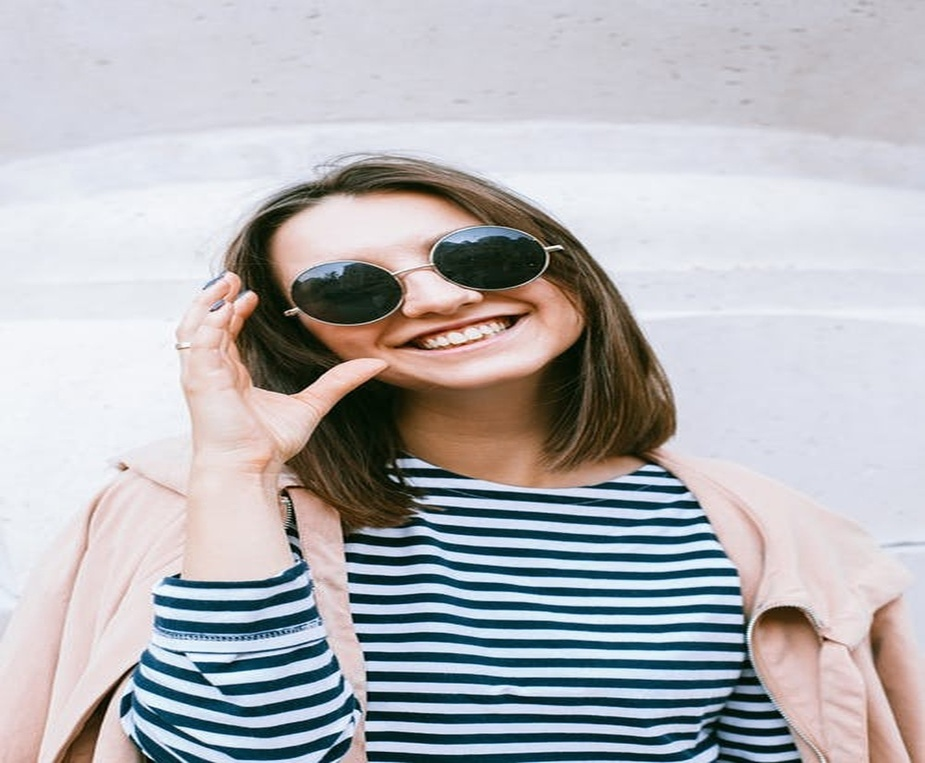
#> input picture OpenCV2/images/1.jpeg, 925 x 763 px, shrunk from 1152 x 951 before the run
$ python Histograms_Equalization.py
#> lines starting #> are read from the running program, lines starting #| are printed output that depends on the picture
"""
    Histograms Equalization :

    Histograms equalization is a method in image processing of contrast adjustment
    using the image's histograms.
"""

# import Opencv
import cv2

# import Numpy
import numpy as np

# read a image using imread
img = cv2.imread("../images/1.jpeg", 0)
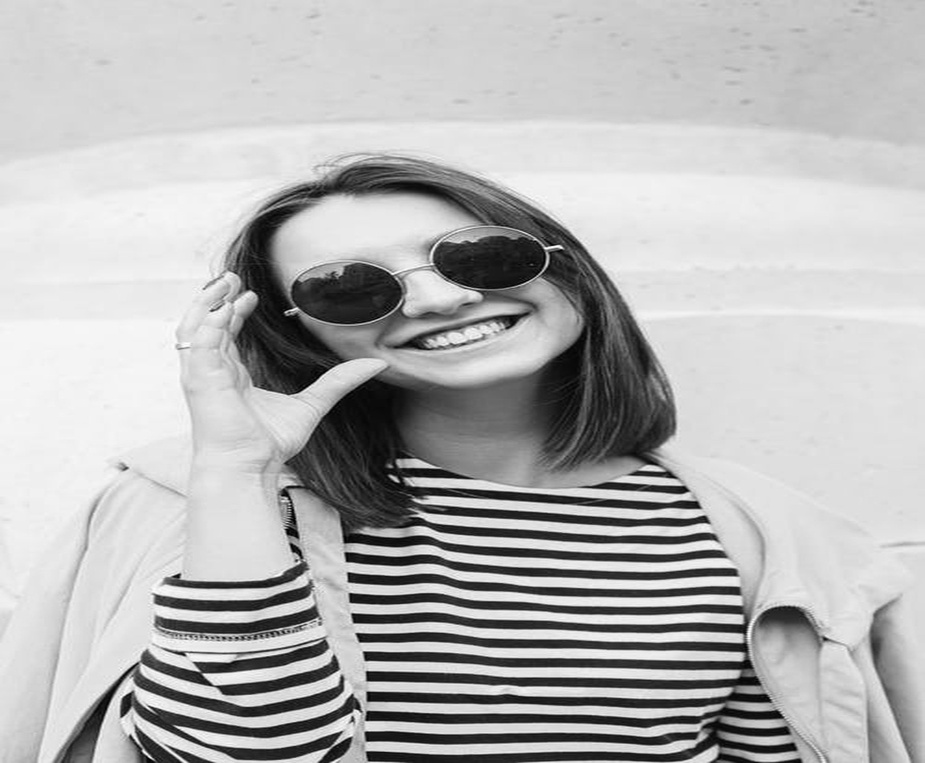
#> img: shape (763, 925); min 0, max 255, mean 180.7

# creating a Histograms Equalization
# of a image using cv2.equalizeHist()
equ = cv2.equalizeHist(img)
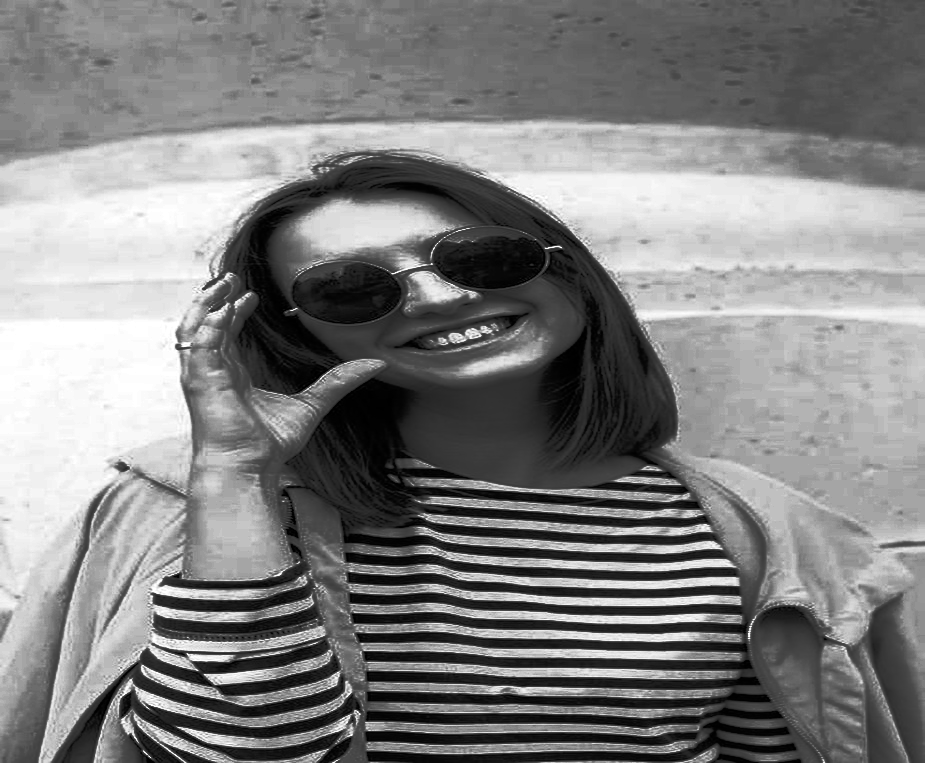
#> equ: shape (763, 925); min 0, max 255, mean 129.1

# stacking images side-by-side
res = np.hstack((img, equ))
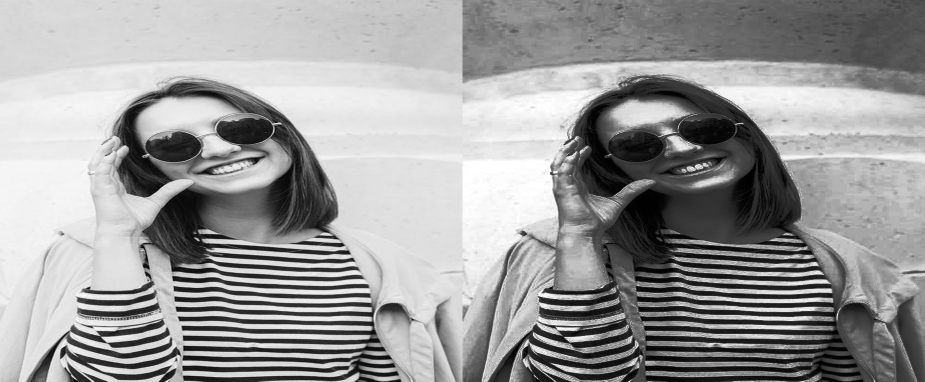
#> res: shape (763, 1850) (shown at 1/2 size); min 0, max 255, mean 154.9

# show image input vs output
cv2.imshow('image', res)

cv2.waitKey(0)
cv2.destroyAllWindows()

$ run again, with OpenCV2/images/2.jpeg copied over OpenCV2/images/1.jpeg
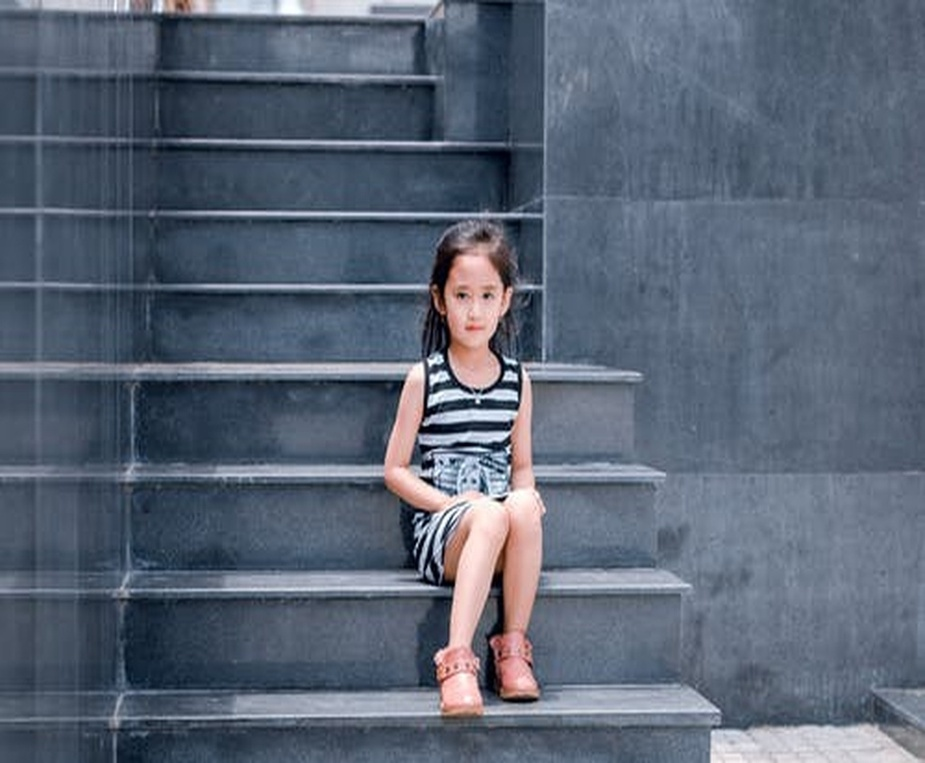
#> input picture OpenCV2/images/2.jpeg, 925 x 763 px, shrunk from 1152 x 951 before the run
#> `equ = cv2.equalizeHist(img)`:
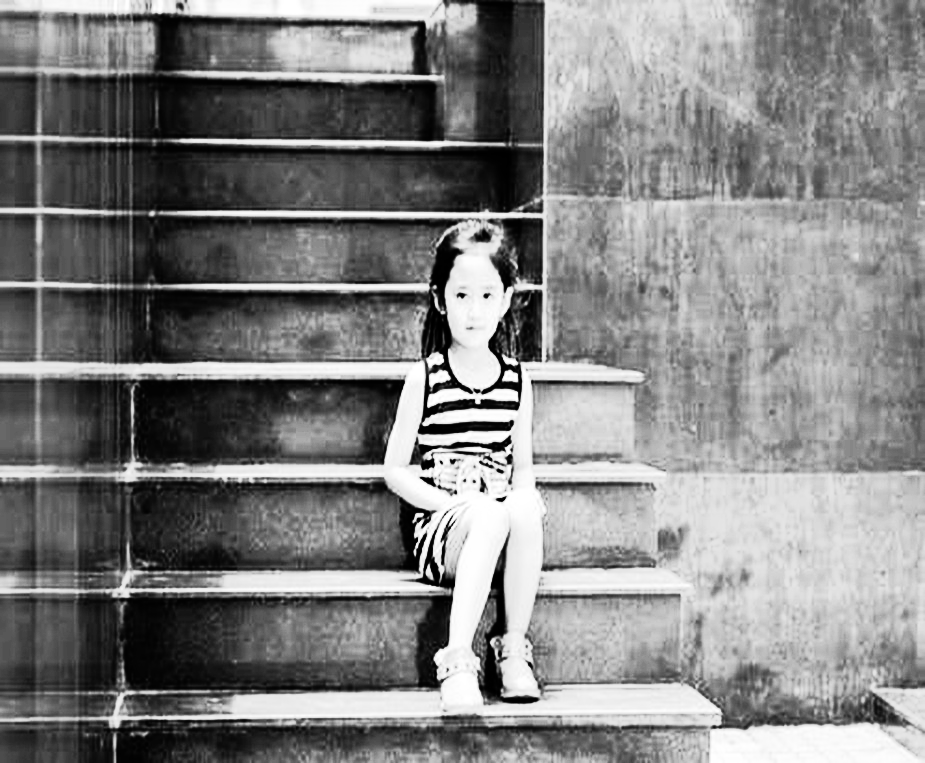
#> equ: shape (763, 925); min 0, max 255, mean 128.7
#> `res = np.hstack((img, equ))`:
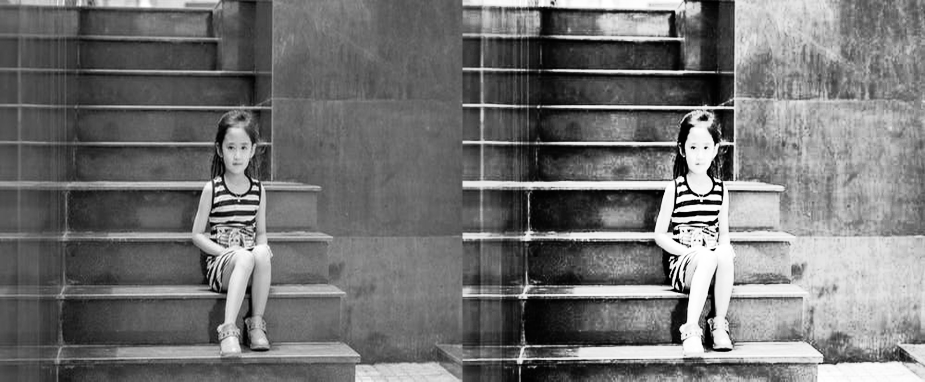
#> res: shape (763, 1850) (shown at 1/2 size); min 0, max 255, mean 113.9

$ run again, with OpenCV2/images/3.jpeg copied over OpenCV2/images/1.jpeg
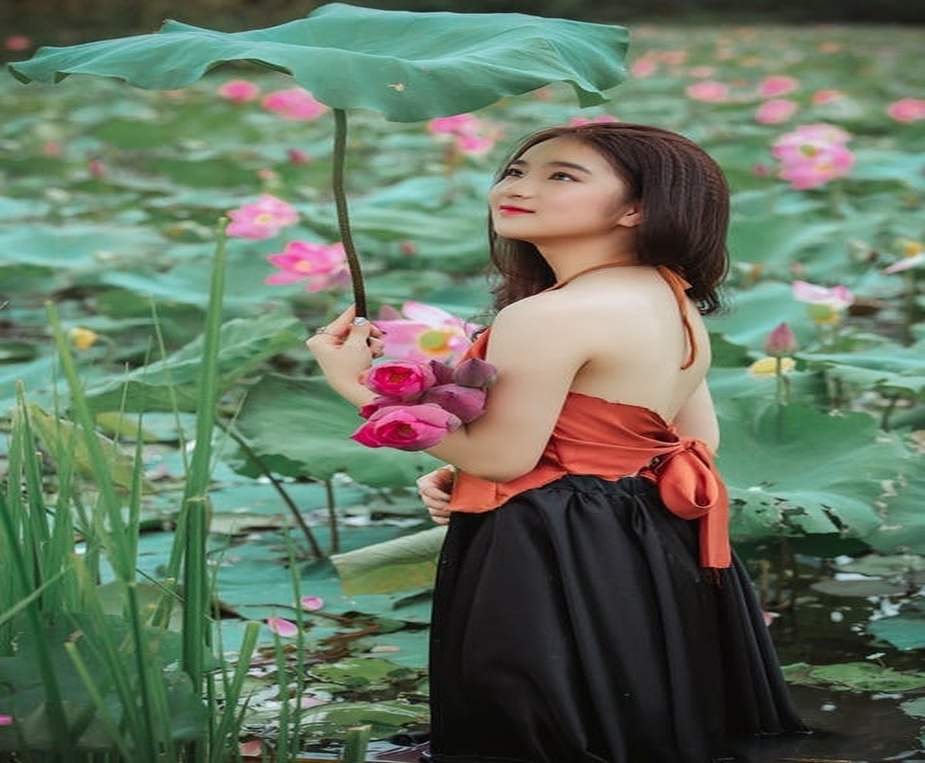
#> input picture OpenCV2/images/3.jpeg, 925 x 763 px, shrunk from 1152 x 951 before the run
#> `equ = cv2.equalizeHist(img)`:
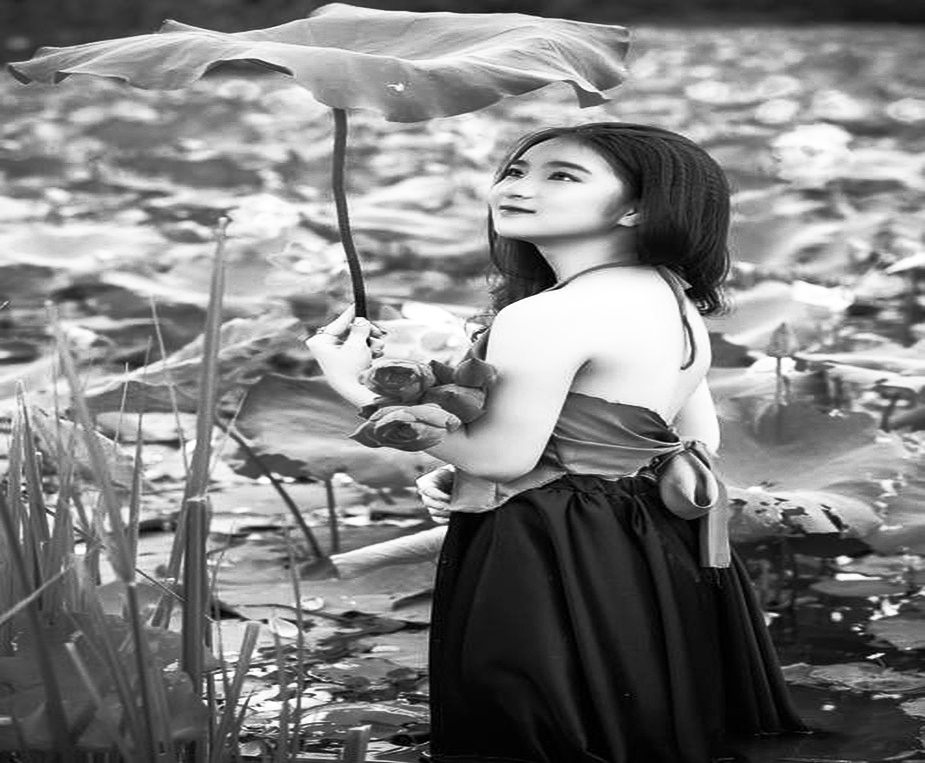
#> equ: shape (763, 925); min 0, max 255, mean 128.2
#> `res = np.hstack((img, equ))`:
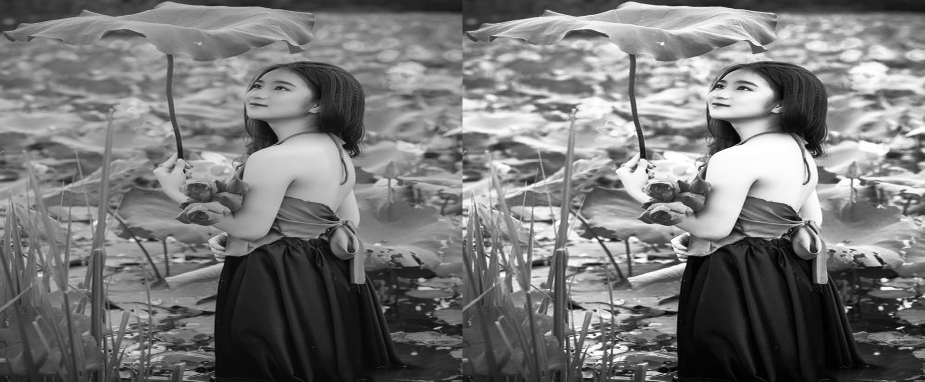
#> res: shape (763, 1850) (shown at 1/2 size); min 0, max 255, mean 118.7
